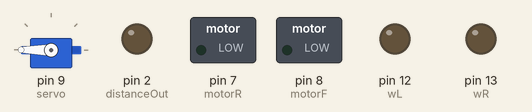
This sketch was run on a simulated Arduino Uno, built with avr-gcc and run on an emulated ATmega328P. Parts: servo, switched loads named in the sketch (green lamp = pin HIGH), output pins drawn as LEDs (lit = HIGH). What the sketch prints to the serial monitor is not drawn.

Above: at 0.15 s.
Timing chart, 0 to 1.6 s (numbered marks = the images above):
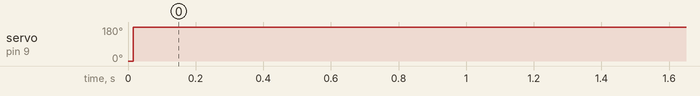

Measured:
- by itself, servo on pin 9 (servo): 0° → 180° at 0.02 s

The sketch:

Robot.ino
```cpp
#include <Servo.h>

Servo myServo;  // create a servo object

//int const potentiometer = A0; // analog pin used to connect the potentiometer

int const serialBaudRate = 9600;
long const microsecondsToCentimetersFactor = 56.88;
int const distanceIn = 3;
int const distanceOut = 2;
int const motorF = 8;
int const motorR = 7;
int const servo = 9;
int const wL = 12;
int const wR = 13;


void setup() {
  pinMode(distanceIn, INPUT);
  pinMode(distanceOut, OUTPUT);
  pinMode(motorF, OUTPUT);
  pinMode(motorR, OUTPUT);
  pinMode(wL, OUTPUT);
  pinMode(wR, OUTPUT);
  digitalWrite(motorF, 0);
  digitalWrite(motorR, 0);
  digitalWrite(wL, 0);
  digitalWrite(wR, 0);
  myServo.attach(servo); // attaches the servo on pin 9 to the servo object
  Serial.begin(serialBaudRate); // open a serial connection to your computer
}

void loop() {
  int potVal;  // variable to read the value from the analog pin
  long distVal,duration;
  int angle=0;   // variable to hold the angle for the servo motor

  Serial.print("START: \n");

  //pinMode(distanceOut, OUTPUT);
  //digitalWrite(distanceOut, LOW);
  //delayMicroseconds(2);
  //digitalWrite(distanceOut, HIGH);
  //delayMicroseconds(5);
  //digitalWrite(distanceOut, LOW);

  //pinMode(distanceOut, INPUT);
  //duration = pulseIn(distanceOut, HIGH);
  //distVal = microsecondsToCentimeters(duration);

  //Serial.print("Dist: ");
  //Serial.print(distVal);
  //Serial.print("\n");

  // set the servo position

  myServo.write(angle);

  // wait for the servo to get there
  delay(15);
  angle=190;
  myServo.write(angle);
  delay(15);
  //turn(1,1);
  //run(1,1);
  //delay(1000);
  //turn(1,0);
  //run(1,0);
}

long microsecondsToCentimeters(long microseconds) {
  return microseconds / microsecondsToCentimetersFactor;
}

void turn(bool on,bool right){
  if(on){
    digitalWrite(wR, right);
    digitalWrite(wL, !right);
  }else{
    digitalWrite(wR, 0);
    digitalWrite(wL, 0);
  }
}

void run(bool on,bool forward){
  if(on){
    digitalWrite(motorF, forward);
    digitalWrite(motorR, !forward);
  }else{
    digitalWrite(motorF, 0);
    digitalWrite(motorR, 0);
  }
}
```
